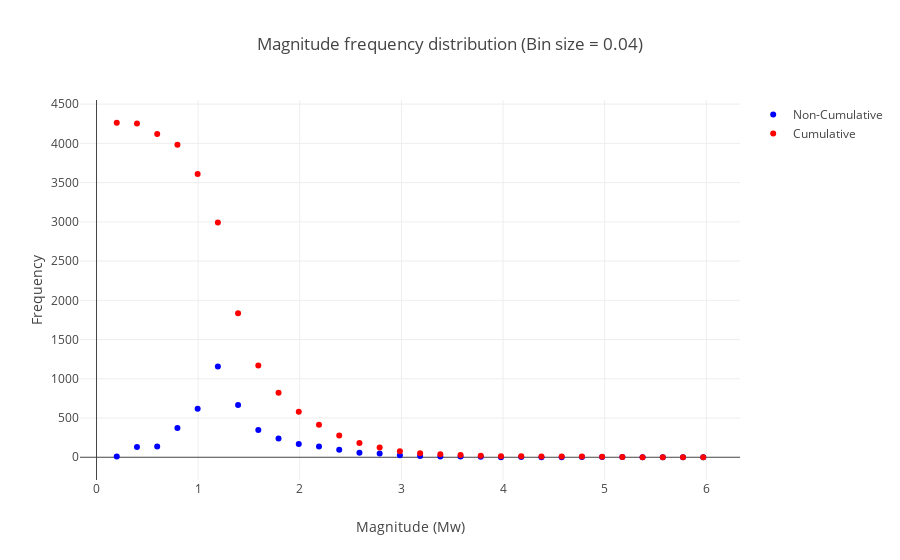

Here is the notebook cell this chart was saved with:
### Markdown cell above
<h3>4. Plot MFD

### Code cell
values, base = np.histogram(Mw2, bins=30)
cumulative = np.cumsum(values[::-1])

base = base[np.nonzero(base)]

trace2 = go.Scatter(x = base, y = values, name='Non-Cumulative',
                    mode='markers',
                   marker = dict(color = 'blue'))
                    
trace3 = go.Scatter(x = base, y = cumulative[::-1], name='Cumulative',
                    mode='markers',
                   marker = dict(color = 'red'))
data2 = [trace2, trace3]
layout = go.Layout(title='Magnitude frequency distribution (Bin size = 0.04)',
                   xaxis= dict(title='Magnitude (Mw)'),
                   yaxis =dict(title='Frequency'))

fig = go.Figure(data=data2, layout=layout)
iplot(fig)

### Figure 1 — Plotly figure (JSON) as saved in the notebook; plotly's stock layout.template omitted (floating-point values rounded to 4 significant figures)
{"data": [{"marker": {"color": "blue"}, "mode": "markers", "name": "Non-Cumulative", "type": "scatter", "x": [0.199, 0.398, 0.597, 0.796, 0.995, 1.194, 1.393, 1.592, 1.791, 1.99, 2.189, 2.388, 2.587, 2.786, 2.985, 3.184, 3.383, 3.582, 3.781, 3.98, 4.179, 4.378, 4.577, 4.776, 4.975, 5.174, 5.373, 5.572, 5.771, 5.97], "y": [11, 132, 138, 372, 617, 1157, 667, 348, 240, 168, 136, 96, 58, 47, 24, 15, 9, 9, 5, 1, 4, 1, 0, 2, 3, 2, 0, 0, 0, 1]}, {"marker": {"color": "red"}, "mode": "markers", "name": "Cumulative", "type": "scatter", "x": [0.199, 0.398, 0.597, 0.796, 0.995, 1.194, 1.393, 1.592, 1.791, 1.99, 2.189, 2.388, 2.587, 2.786, 2.985, 3.184, 3.383, 3.582, 3.781, 3.98, 4.179, 4.378, 4.577, 4.776, 4.975, 5.174, 5.373, 5.572, 5.771, 5.97], "y": [4263, 4252, 4120, 3982, 3610, 2993, 1836, 1169, 821, 581, 413, 277, 181, 123, 76, 52, 37, 28, 19, 14, 13, 9, 8, 8, 6, 3, 1, 1, 1, 1]}], "layout": {"title": "Magnitude frequency distribution (Bin size = 0.04)", "xaxis": {"title": "Magnitude (Mw)"}, "yaxis": {"title": "Frequency"}}}
